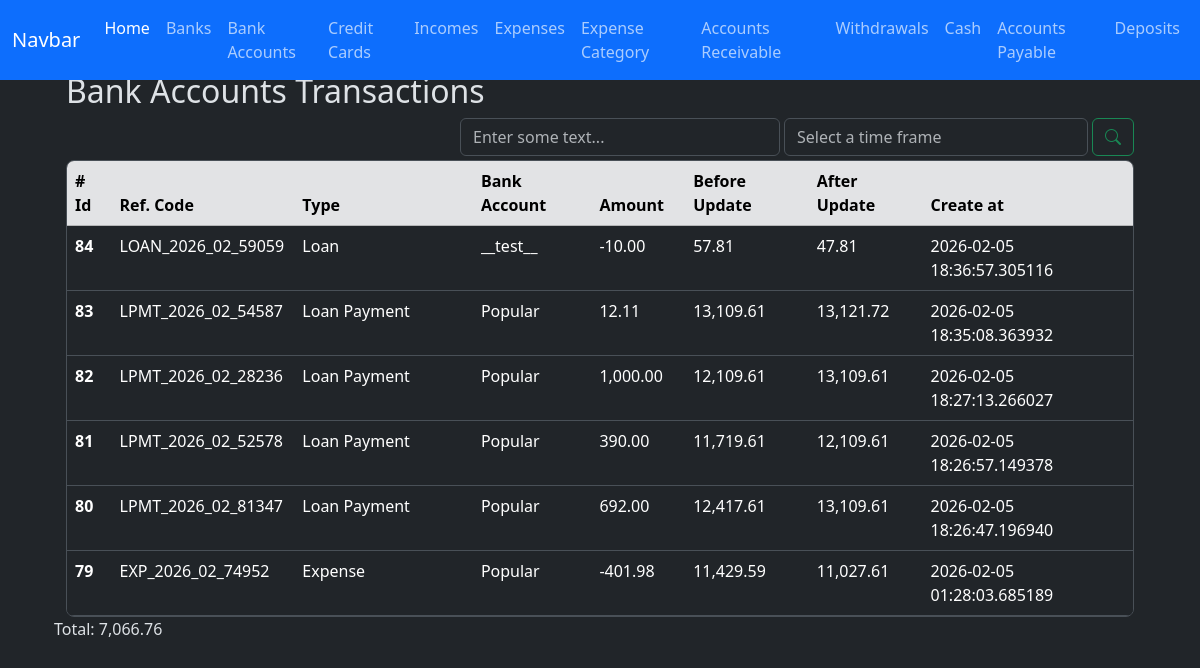
The page /bank_transaction_ledger/index on the database its author committed.
### app/models/bank_account_transactions_ledger.py (models this page shows, shortened)
class BankAccountTransactionsLedger(db.Model):
    __tablename__ = 'bank_account_transactions_ledger'
    id = db.Column(db.Integer, primary_key=True)
    amount = db.Column(db.Numeric(10,2), nullable=False)
    transaction_type = db.Column(db.String(100), nullable=False)
    reference_code = db.Column(db.String(100), nullable=False)
    bank_account_id = db.Column(db.Integer, db.ForeignKey('bank_accounts.id'), nullable=False)
    before_update_balance = db.Column(db.Numeric(10,2), nullable=False)
    after_update_balance = db.Column(db.Numeric(10,2), nullable=False)
    created_at = db.Column(
        db.DateTime(timezone=True),
        default=utcnow, #internally sqlalchemy will exectute the function so dont add the parentheses otherwise it'll break down when creating the record in the db
        nullable=False
    )
    updated_at = db.Column(
        db.DateTime(timezone=True),
        onupdate=utcnow, #internally sqlalchemy will exectute the function so dont add the parentheses otherwise it'll break down when creating the record in the db
    )
    bank_account = db.relationship('BankAccount', back_populates='transaction_ledger')

### app/models/bank_account.py (models this page shows)
class BankAccount(db.Model):
    __tablename__ = 'bank_accounts'
    id = db.Column(db.Integer, primary_key=True)
    nick_name = db.Column(db.String(120))
    amount_available = db.Column(db.Numeric(10, 2), nullable=False)
    is_active = db.Column(db.Boolean, default=True)
    account_number = db.Column(db.Integer, nullable=True)
    bank_id = db.Column(db.Integer, db.ForeignKey('banks.id'))
    created_at = db.Column(
        db.DateTime(timezone=True),
        default=utcnow, #internally sqlalchemy will exectute the function so dont add the parentheses otherwise it'll break down when creating the record in the db
        nullable=False
    )
    updated_at = db.Column(
        db.DateTime(timezone=True),
        onupdate=utcnow, #internally sqlalchemy will exectute the function so dont add the parentheses otherwise it'll break down when creating the record in the db
    )
    bank = relationship('Bank', back_populates='bank_accounts')
    expenses = relationship('Expense', back_populates='bank_account', order_by='desc(Expense.created_at)')
    incomes = relationship('Income', back_populates='bank_account', order_by='desc(Income.created_at)')
    credit_card_payments = relationship('CreditCardPayment', back_populates='bank_account', order_by='desc(CreditCardPayment.created_at)')
    withdrawals = relationship('Withdrawal', back_populates='bank_account', order_by='desc(Withdrawal.created_at)')
    loans = relationship('Loan', back_populates='bank_account', order_by='desc(Loan.created_at)')
    loan_payments = relationship('LoanPayment', back_populates='bank_account', order_by='desc(LoanPayment.created_at)')
    debts = relationship('Debt', back_populates='bank_account', order_by='desc(Debt.created_at)')
    debt_payments = relationship('DebtPayment', back_populates='bank_account', order_by='desc(DebtPayment.created_at)')
    transaction_ledger = relationship('BankAccountTransactionsLedger', back_populates='bank_account')
    deposits = relationship('Deposit', back_populates='bank_account', order_by='desc(Deposit.created_at)')
    outgoing_transfers = relationship('BankTransfer', foreign_keys='BankTransfer.from_bank_account_id', back_populates='from_bank_account', order_by='desc(BankTransfer.created_at)')
    incoming_transfers = relationship('BankTransfer', foreign_keys='BankTransfer.to_bank_account_id', back_populates='to_bank_account', order_by='desc(BankTransfer.created_at)')

### app/routes/bank_transaction_ledger_routes.py (the view)
@bank_transaction_ledger_bp.route('/index')
def index():
    ledgers = (
        BankAccountTransactionsLedger.query
        .order_by(BankAccountTransactionsLedger.created_at.desc())
        .all()
    )
    context = {
        'ledgers': ledgers,
        'format_amount': format_amount,
        'total_amount': total_amount,
    }
    return render_template('bank_accounts/ledger.html', **context)

### app/utils/numeric_casting.py (called while the page is built)
def total_amount(obj_list: list):
    total = Decimal()
    for o in obj_list:
        total += o.amount
    return format_amount(total)

def format_amount(value):
    try:
        return f'{value:,.2f}';
    except Exception as e:
        return None

### app/templates/bank_accounts/ledger.html (shortened to what this page needs)
{% extends 'layout.html' %}
{% block content %}
    <div class="container w-100">
        <h2>Bank Accounts Transactions</h2>
        <div class="d-flex justify-content-end gap-1 flex-wrap flex-md-nowrap mt-2">
            <div class="w-100 w-md-auto mt-md-0" style="max-width: 320px;">
                <input type="text" class="form-control" id="filter-byfiled-input-id" placeholder="Enter some text...">
            </div>
            <div class="d-flex gap-1 w-100" style="max-width: 350px;">
                <div class="w-100 w-md-auto mt-md-0">
                    <input type="text" class="form-control" id="filter-input-id" placeholder="Select a time frame">
                </div>
                <button type="button" class="btn btn-outline-success" id="btn-search-id"><i class="bi bi-search"></i></button>
            </div>
        </div>
        <div class="table-responsive overflow-y-auto border rounded-3 mt-1" style="max-height: 457px;">
            <table class="table table-hover">
                <thead class="sticky-top">
                    <tr class="table-secondary">
                    <th scope="col"># Id</th>
                    <th scope="col">Ref. Code</th>
                    <th scope="col">Type</th>
                    <th scope="col">Bank Account</th>
                    <th scope="col">Amount</th>
                    <th scope="col">Before Update</th>
                    <th scope="col">After Update</th>
                    <th scope="col">Create at</th>
                    </tr>
                </thead>
                <tbody id="cashledger-table-body-id">
                  {% for ledger in ledgers %}
                    <tr>
                        <th scope="row">{{ ledger.id }}</th>
                        <td>{{ ledger.reference_code }}</td>
                        <td>{{ ledger.transaction_type | title }}</td>
                        <td>{{ ledger.bank_account.nick_name | title }}</td>
                        <td>{{ format_amount(ledger.amount) }}</td>
                        <td>{{ format_amount(ledger.before_update_balance) }}</td>
                        <td>{{ format_amount(ledger.after_update_balance) }}</td>
                        <td>{{ ledger.created_at }}</td>
                    </tr>
                  {% endfor %}
                </tbody>
            </table>
        </div>
    </div>
    <p id="lbl-total-ledgers">Total: {{ total_amount(ledgers) }}</p>
<link href="https://cdn.jsdelivr.net/npm/@sweetalert2/theme-dark@5/dark.css" rel="stylesheet">
<link rel="stylesheet" href="https://cdn.jsdelivr.net/npm/flatpickr/dist/flatpickr.min.css">
{% endblock %}

### rows shown on the page
BankAccountTransactionsLedger: id "84", reference_code "LOAN_2026_02_59059", transaction_type "Loan", bank_account.nick_name "__test__", amount "-10.00", before_update_balance "57.81", after_update_balance "47.81", created_at "2026-02-05 18:36:57.305116", amount.amount "7,066.76"
BankAccountTransactionsLedger: id "83", reference_code "LPMT_2026_02_54587", transaction_type "Loan Payment", bank_account.nick_name "Popular", amount "12.11", before_update_balance "13,109.61", after_update_balance "13,121.72", created_at "2026-02-05 18:35:08.363932"
BankAccountTransactionsLedger: id "82", reference_code "LPMT_2026_02_28236", transaction_type "Loan Payment", bank_account.nick_name "Popular", amount "1,000.00", before_update_balance "12,109.61", after_update_balance "13,109.61", created_at "2026-02-05 18:27:13.266027"
BankAccountTransactionsLedger: id "81", reference_code "LPMT_2026_02_52578", transaction_type "Loan Payment", bank_account.nick_name "Popular", amount "390.00", before_update_balance "11,719.61", after_update_balance "12,109.61", created_at "2026-02-05 18:26:57.149378"
BankAccountTransactionsLedger: id "80", reference_code "LPMT_2026_02_81347", transaction_type "Loan Payment", bank_account.nick_name "Popular", amount "692.00", before_update_balance "12,417.61", after_update_balance "13,109.61", created_at "2026-02-05 18:26:47.196940"
BankAccountTransactionsLedger: id "79", reference_code "EXP_2026_02_74952", transaction_type "Expense", bank_account.nick_name "Popular", amount "-401.98", before_update_balance "11,429.59", after_update_balance "11,027.61", created_at "2026-02-05 01:28:03.685189"
